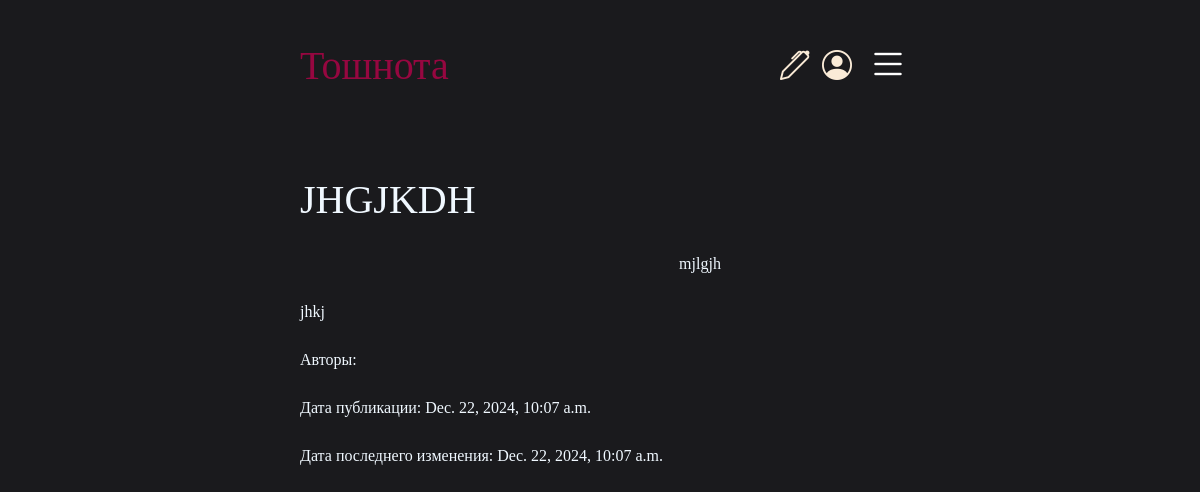
The app's page /notes/15/ with its own data.
### notes/models.py (models this page shows, shortened)
class Article(models.Model):
    chapter = models.ForeignKey(Chapter, models.SET_NULL, blank=True, null=True)
    heading = models.CharField(max_length=200)
    body = HTMLField()
    pub_date = models.DateTimeField(auto_now_add=True)
    last_edit_date = models.DateTimeField(auto_now=True)
    image = models.ImageField(
        verbose_name='Изображение',
        upload_to='articles/',
        blank=True,
    )
    authors = models.ManyToManyField(User, related_name='articles')
    is_locked = models.BooleanField(default=False)
    locked_by = models.ManyToManyField(User, blank=True, default=None)

### notes/views.py (the view)
# urls.py: path("<int:article_id>/", views.detail, name="detail"),
def detail(request, article_id):
    article = get_object_or_404(Article, id=article_id)
    context = {
        "art": article,
    }
    return render(request, "notes/detail.html", context)

### notes/context_processors.py (called while the page is built)
def add_variable_to_context(requests):
    return {
        "partitions": Partition.objects.all(),
    }

### templates/notes/detail.html (shortened to what this page needs)
{% extends "layout.html"%}
{% load static %}
{% block includes %}
<link rel="stylesheet" href="{% static 'notes/main_style.css' %}">
<link rel="stylesheet" href="{% static 'notes/detail_notes.css' %}">
{% endblock %}
{% block content %}
{% if art %}
    <h1 class="left-moved upper_case">{{ art.heading }} </h1>
    <div class="left-moved" name="note_detail_body">{{art.body |safe}}</div>
    <p>Авторы:
    </p>
    <p name="pub_date" class="left-moved">Дата публикации: {{art.pub_date}}</p>
    <p name="last_edit_date" class="left-moved">Дата последнего изменения: {{art.last_edit_date}}</p>
{% endif %}
{% endblock %}

### static/notes/main_style.css (style rules this page uses)
body { background-color: #1a1a1d; padding: 0px 25% 0px 25%; font-family: serif; color: aliceblue; }
main p { margin-bottom: 1.5em; }

### static/notes/detail_notes.css (style rules this page uses)
div[name="note_detail_body"] { padding-top: 20px; width: 800px; }
.upper_case { text-transform: uppercase; }

### records on screen
Article: heading "JHGJKDH", body "mjlgjh jhkj", pub_date "Dec. 22, 2024, 10:07 a.m.", last_edit_date "Dec. 22, 2024, 10:07 a.m."
